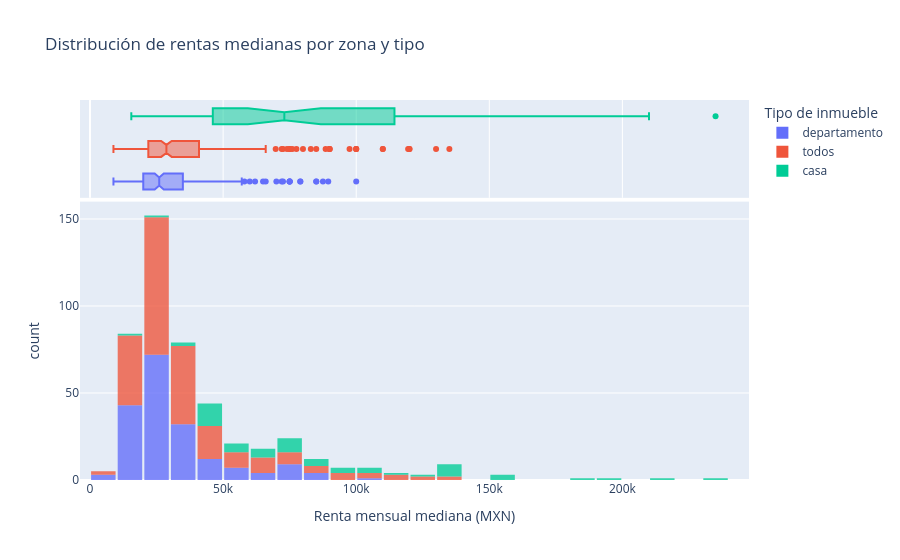
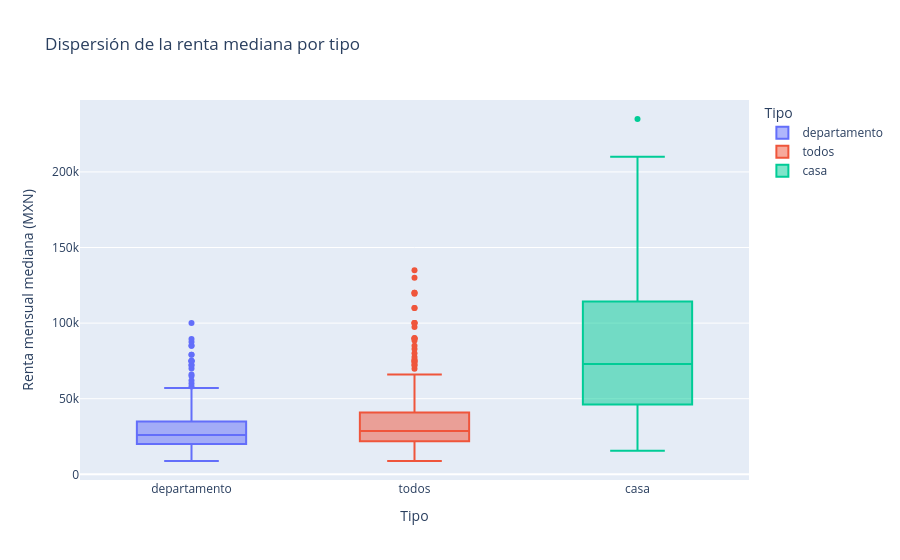
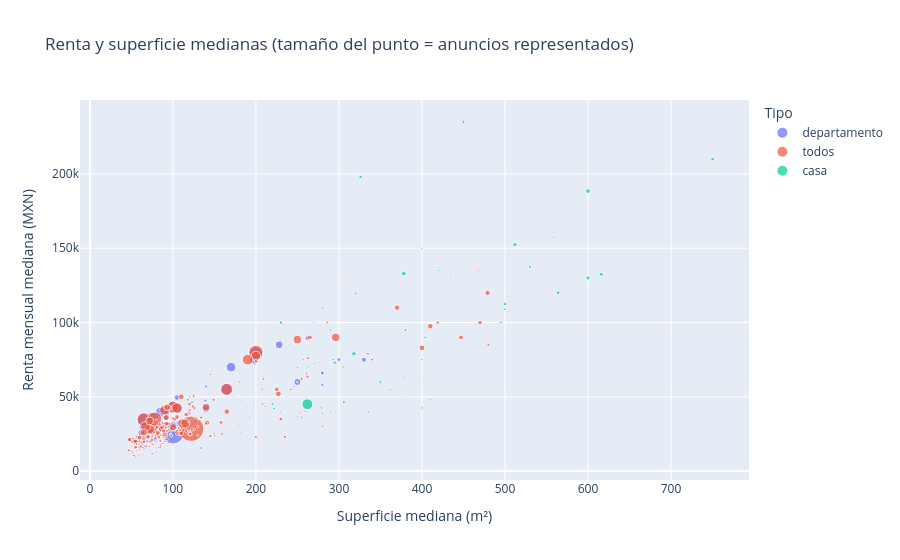
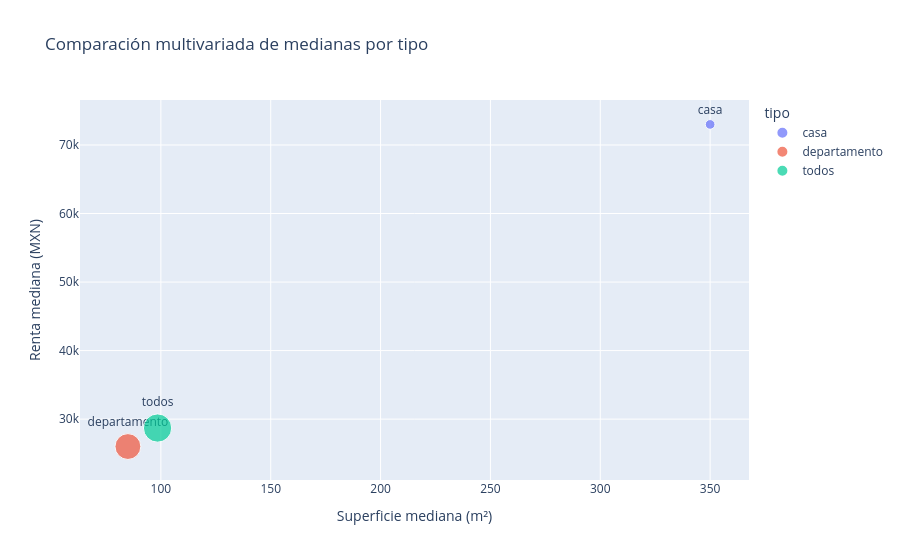

These figures' notebook cell, in order:
### Markdown cell above
## 4. Visualizaciones EDA

Los gráficos son interactivos (hover, zoom y leyendas). La distribución y los diagramas de caja muestran dispersión; el scatter compara medianas de zona y tipo. No se interpretan como relaciones causales.

### Code cell
if not filtered.empty:
    fig = px.histogram(filtered, x='mediana', color='tipo', nbins=30, marginal='box',
        title='Distribución de rentas medianas por zona y tipo', labels={'mediana':'Renta mensual mediana (MXN)','count':'Número de celdas','tipo':'Tipo'}, opacity=.78)
    fig.update_layout(bargap=.08, legend_title_text='Tipo de inmueble'); fig.show()

    fig = px.box(filtered, x='tipo', y='mediana', points='outliers', color='tipo',
        title='Dispersión de la renta mediana por tipo', labels={'tipo':'Tipo','mediana':'Renta mensual mediana (MXN)'}, hover_data=['zona','avisos','mediana_area_m2'])
    fig.show()

    fig = px.scatter(filtered, x='mediana_area_m2', y='mediana', color='tipo', size='avisos', size_max=18,
        hover_name='zona', hover_data={'avisos':True,'p25':True,'p75':True,'mediana_area_m2':':.1f'},
        title='Renta y superficie medianas (tamaño del punto = anuncios representados)',
        labels={'mediana_area_m2':'Superficie mediana (m²)','mediana':'Renta mensual mediana (MXN)','tipo':'Tipo'})
    fig.show()

    by_type = filtered.groupby('tipo',as_index=False).agg(renta=('mediana','median'), superficie=('mediana_area_m2','median'), avisos=('avisos','sum'))
    fig = px.scatter(by_type, x='superficie', y='renta', size='avisos', color='tipo', text='tipo',
        title='Comparación multivariada de medianas por tipo', labels={'superficie':'Superficie mediana (m²)','renta':'Renta mediana (MXN)','avisos':'Anuncios'})
    fig.update_traces(textposition='top center'); fig.show()

### Figure 1 — Plotly figure (JSON) as saved in the notebook; plotly's stock layout.template omitted (floating-point values rounded to 4 significant figures; data arrays with more than 128 entries replaced by an {"elided": "..."} marker saying what was removed)
{"data": [{"bingroup": "x", "hovertemplate": "Tipo=departamento<br>Renta mensual mediana (MXN)=%{x}<br>count=%{y}<extra></extra>", "legendgroup": "departamento", "marker": {"color": "#636efa", "opacity": 0.78, "pattern": {"shape": ""}}, "name": "departamento", "nbinsx": 30, "orientation": "v", "showlegend": true, "type": "histogram", "x": {"elided": "187 int values"}, "xaxis": "x", "yaxis": "y"}, {"hovertemplate": "Tipo=departamento<br>Renta mensual mediana (MXN)=%{x}<extra></extra>", "legendgroup": "departamento", "marker": {"color": "#636efa"}, "name": "departamento", "notched": true, "showlegend": false, "type": "box", "x": {"elided": "187 int values"}, "xaxis": "x2", "yaxis": "y2"}, {"bingroup": "x", "hovertemplate": "Tipo=todos<br>Renta mensual mediana (MXN)=%{x}<br>count=%{y}<extra></extra>", "legendgroup": "todos", "marker": {"color": "#EF553B", "opacity": 0.78, "pattern": {"shape": ""}}, "name": "todos", "nbinsx": 30, "orientation": "v", "showlegend": true, "type": "histogram", "x": {"elided": "228 int values"}, "xaxis": "x", "yaxis": "y"}, {"hovertemplate": "Tipo=todos<br>Renta mensual mediana (MXN)=%{x}<extra></extra>", "legendgroup": "todos", "marker": {"color": "#EF553B"}, "name": "todos", "notched": true, "showlegend": false, "type": "box", "x": {"elided": "228 int values"}, "xaxis": "x2", "yaxis": "y2"}, {"bingroup": "x", "hovertemplate": "Tipo=casa<br>Renta mensual mediana (MXN)=%{x}<br>count=%{y}<extra></extra>", "legendgroup": "casa", "marker": {"color": "#00cc96", "opacity": 0.78, "pattern": {"shape": ""}}, "name": "casa", "nbinsx": 30, "orientation": "v", "showlegend": true, "type": "histogram", "x": [152500, 68000, 73000, 130000, 132500, 137500, 45000, 73000, 15510, 45000, 60000, 36250, 95000, 45000, 77500, 79000, 70000, 70000, 90000, 75000, 80000, 44250, 130000, 157500, 120000, 112500, 63750, 50000, 85500, 188500, 210000, 41000, 82500, 55000, 52800, 80000, 60000, 42000, 130000, 198000, 235000, 150000, 133000, 50000, 100000, 60000, 40000, 100000, 95000, 108950, 46500, 75000, 42500, 135000, 26000, 42500, 40000, 43500, 54684, 48000, 36650], "xaxis": "x", "yaxis": "y"}, {"hovertemplate": "Tipo=casa<br>Renta mensual mediana (MXN)=%{x}<extra></extra>", "legendgroup": "casa", "marker": {"color": "#00cc96"}, "name": "casa", "notched": true, "showlegend": false, "type": "box", "x": [152500, 68000, 73000, 130000, 132500, 137500, 45000, 73000, 15510, 45000, 60000, 36250, 95000, 45000, 77500, 79000, 70000, 70000, 90000, 75000, 80000, 44250, 130000, 157500, 120000, 112500, 63750, 50000, 85500, 188500, 210000, 41000, 82500, 55000, 52800, 80000, 60000, 42000, 130000, 198000, 235000, 150000, 133000, 50000, 100000, 60000, 40000, 100000, 95000, 108950, 46500, 75000, 42500, 135000, 26000, 42500, 40000, 43500, 54684, 48000, 36650], "xaxis": "x2", "yaxis": "y2"}], "layout": {"bargap": 0.08, "barmode": "relative", "legend": {"title": {"text": "Tipo de inmueble"}, "tracegroupgap": 0}, "title": {"text": "Distribución de rentas medianas por zona y tipo"}, "xaxis": {"anchor": "y", "domain": [0.0, 1.0], "title": {"text": "Renta mensual mediana (MXN)"}}, "xaxis2": {"anchor": "y2", "domain": [0.0, 1.0], "matches": "x", "showgrid": true, "showticklabels": false}, "yaxis": {"anchor": "x", "domain": [0.0, 0.7326], "title": {"text": "count"}}, "yaxis2": {"anchor": "x2", "domain": [0.7426, 1.0], "matches": "y2", "showgrid": false, "showline": false, "showticklabels": false, "ticks": ""}}}

### Figure 2 — Plotly figure (JSON) as saved in the notebook; plotly's stock layout.template omitted (floating-point values rounded to 4 significant figures; data arrays with more than 128 entries replaced by an {"elided": "..."} marker saying what was removed)
{"data": [{"alignmentgroup": "True", "boxpoints": "outliers", "customdata": {"elided": "187x3 mixed values"}, "hovertemplate": "Tipo=%{x}<br>Renta mensual mediana (MXN)=%{y}<br>zona=%{customdata[0]}<br>avisos=%{customdata[1]}<br>mediana_area_m2=%{customdata[2]}<extra></extra>", "legendgroup": "departamento", "marker": {"color": "#636efa"}, "name": "departamento", "notched": false, "offsetgroup": "departamento", "orientation": "v", "showlegend": true, "type": "box", "x": {"elided": "187 str values"}, "x0": " ", "xaxis": "x", "y": {"elided": "187 int values"}, "y0": " ", "yaxis": "y"}, {"alignmentgroup": "True", "boxpoints": "outliers", "customdata": {"elided": "228x3 mixed values"}, "hovertemplate": "Tipo=%{x}<br>Renta mensual mediana (MXN)=%{y}<br>zona=%{customdata[0]}<br>avisos=%{customdata[1]}<br>mediana_area_m2=%{customdata[2]}<extra></extra>", "legendgroup": "todos", "marker": {"color": "#EF553B"}, "name": "todos", "notched": false, "offsetgroup": "todos", "orientation": "v", "showlegend": true, "type": "box", "x": {"elided": "228 str values"}, "x0": " ", "xaxis": "x", "y": {"elided": "228 int values"}, "y0": " ", "yaxis": "y"}, {"alignmentgroup": "True", "boxpoints": "outliers", "customdata": {"elided": "61x3 mixed values"}, "hovertemplate": "Tipo=%{x}<br>Renta mensual mediana (MXN)=%{y}<br>zona=%{customdata[0]}<br>avisos=%{customdata[1]}<br>mediana_area_m2=%{customdata[2]}<extra></extra>", "legendgroup": "casa", "marker": {"color": "#00cc96"}, "name": "casa", "notched": false, "offsetgroup": "casa", "orientation": "v", "showlegend": true, "type": "box", "x": ["casa", "casa", "casa", "casa", "casa", "casa", "casa", "casa", "casa", "casa", "casa", "casa", "casa", "casa", "casa", "casa", "casa", "casa", "casa", "casa", "casa", "casa", "casa", "casa", "casa", "casa", "casa", "casa", "casa", "casa", "casa", "casa", "casa", "casa", "casa", "casa", "casa", "casa", "casa", "casa", "casa", "casa", "casa", "casa", "casa", "casa", "casa", "casa", "casa", "casa", "casa", "casa", "casa", "casa", "casa", "casa", "casa", "casa", "casa", "casa", "casa"], "x0": " ", "xaxis": "x", "y": [152500, 68000, 73000, 130000, 132500, 137500, 45000, 73000, 15510, 45000, 60000, 36250, 95000, 45000, 77500, 79000, 70000, 70000, 90000, 75000, 80000, 44250, 130000, 157500, 120000, 112500, 63750, 50000, 85500, 188500, 210000, 41000, 82500, 55000, 52800, 80000, 60000, 42000, 130000, 198000, 235000, 150000, 133000, 50000, 100000, 60000, 40000, 100000, 95000, 108950, 46500, 75000, 42500, 135000, 26000, 42500, 40000, 43500, 54684, 48000, 36650], "y0": " ", "yaxis": "y"}], "layout": {"boxmode": "overlay", "legend": {"title": {"text": "Tipo"}, "tracegroupgap": 0}, "title": {"text": "Dispersión de la renta mediana por tipo"}, "xaxis": {"anchor": "y", "categoryarray": ["departamento", "todos", "casa"], "categoryorder": "array", "domain": [0.0, 1.0], "title": {"text": "Tipo"}}, "yaxis": {"anchor": "x", "domain": [0.0, 1.0], "title": {"text": "Renta mensual mediana (MXN)"}}}}

### Figure 3 — Plotly figure (JSON) as saved in the notebook; plotly's stock layout.template omitted (floating-point values rounded to 4 significant figures; data arrays with more than 128 entries replaced by an {"elided": "..."} marker saying what was removed)
{"data": [{"customdata": {"elided": "187x3 int values"}, "hovertemplate": "<b>%{hovertext}</b><br><br>Tipo=departamento<br>Superficie mediana (m²)=%{x:.1f}<br>Renta mensual mediana (MXN)=%{y}<br>avisos=%{customdata[0]}<br>p25=%{customdata[1]}<br>p75=%{customdata[2]}<extra></extra>", "hovertext": {"elided": "187 str values"}, "legendgroup": "departamento", "marker": {"color": "#636efa", "size": {"elided": "187 int values"}, "sizemode": "area", "sizeref": 3.151, "symbol": "circle"}, "mode": "markers", "name": "departamento", "orientation": "v", "showlegend": true, "type": "scatter", "x": {"elided": "187 float values"}, "xaxis": "x", "y": {"elided": "187 int values"}, "yaxis": "y"}, {"customdata": {"elided": "228x3 int values"}, "hovertemplate": "<b>%{hovertext}</b><br><br>Tipo=todos<br>Superficie mediana (m²)=%{x:.1f}<br>Renta mensual mediana (MXN)=%{y}<br>avisos=%{customdata[0]}<br>p25=%{customdata[1]}<br>p75=%{customdata[2]}<extra></extra>", "hovertext": {"elided": "228 str values"}, "legendgroup": "todos", "marker": {"color": "#EF553B", "size": {"elided": "228 int values"}, "sizemode": "area", "sizeref": 3.151, "symbol": "circle"}, "mode": "markers", "name": "todos", "orientation": "v", "showlegend": true, "type": "scatter", "x": {"elided": "228 float values"}, "xaxis": "x", "y": {"elided": "228 int values"}, "yaxis": "y"}, {"customdata": {"elided": "61x3 int values"}, "hovertemplate": "<b>%{hovertext}</b><br><br>Tipo=casa<br>Superficie mediana (m²)=%{x:.1f}<br>Renta mensual mediana (MXN)=%{y}<br>avisos=%{customdata[0]}<br>p25=%{customdata[1]}<br>p75=%{customdata[2]}<extra></extra>", "hovertext": ["Anzures", "Atlamaya", "Barrio Santa Catarina", "Bosque De Las Lomas", "Bosques de las Lomas", "Bosques De Las Lomas", "Ciudad de México", "Colonia Anzures", "Colonia Cuauhtémoc", "Colonia Del Carmen", "Colonia Del Valle", "Colonia Olivar de los Padres", "Condesa", "Cuajimalpa", "Del Carmen", "Del Valle Centro", "Del Valle Norte", "Del Valle Sur", "Florida", "Fuentes del Pedregal", "Guadalupe Inn", "Héroes De Padierna", "Insurgentes San Borja", "Jardines del Pedregal", "Jardines Del Pedregal", "Jardines En La Montaña", "Las Águilas", "Lindavista Norte", "Lomas de Bezares", "Lomas de Chapultepec", "Lomas De Chapultepec", "Lomas de Tarango", "Lomas De Vista Hermosa", "Lomas Quebradas", "Los Alpes", "Narvarte Oriente", "Narvarte Poniente", "Olivar De Los Padres", "Polanco I Sección", "Polanco III Sección", "Polanco IV Sección", "Polanco V Sección", "Polanco", "Reforma Social", "Roma Norte", "Roma Sur", "San Andrés Totoltepec", "San Angel Inn", "San Angel", "San Bartolo Ameyalco", "San Jerónimo Lídice", "San Miguel Chapultepec", "San Nicolás Totolapan", "San Rafael", "Santa María Tepepan", "Santa Rosa Xochiac", "Tetelpan", "Tlalpan Centro", "Tlalpuente", "Toriello Guerra", "Villa Verdún"], "legendgroup": "casa", "marker": {"color": "#00cc96", "size": [28, 6, 7, 28, 24, 16, 190, 19, 14, 7, 5, 10, 11, 13, 6, 31, 9, 10, 10, 9, 6, 6, 5, 10, 24, 22, 6, 5, 6, 36, 21, 6, 6, 9, 5, 5, 15, 12, 9, 19, 18, 8, 33, 5, 20, 9, 10, 14, 15, 12, 16, 8, 7, 8, 5, 10, 7, 8, 5, 9, 6], "sizemode": "area", "sizeref": 3.151, "symbol": "circle"}, "mode": "markers", "name": "casa", "orientation": "v", "showlegend": true, "type": "scatter", "x": [512.0, 393.0, 276.0, 600.0, 616.0, 530.0, 262.0, 295.0, 134.0, 242.0, 250.0, 255.0, 290.0, 220.0, 316.0, 318.0, 263.0, 305.0, 404.0, 400.0, 385.0, 304.0, 320.0, 559.0, 564.0, 500.0, 378.0, 380.0, 470.0, 600.0, 750.0, 250.0, 578.0, 362.0, 270.0, 370.0, 350.0, 222.0, 434.0, 326.0, 450.0, 400.0, 378.0, 236.0, 230.0, 180.0, 336.0, 495.0, 380.0, 500.0, 306.0, 257.0, 319.0, 420.0, 164.0, 400.0, 290.0, 211.0, 350.0, 410.0, 250.0], "xaxis": "x", "y": [152500, 68000, 73000, 130000, 132500, 137500, 45000, 73000, 15510, 45000, 60000, 36250, 95000, 45000, 77500, 79000, 70000, 70000, 90000, 75000, 80000, 44250, 130000, 157500, 120000, 112500, 63750, 50000, 85500, 188500, 210000, 41000, 82500, 55000, 52800, 80000, 60000, 42000, 130000, 198000, 235000, 150000, 133000, 50000, 100000, 60000, 40000, 100000, 95000, 108950, 46500, 75000, 42500, 135000, 26000, 42500, 40000, 43500, 54684, 48000, 36650], "yaxis": "y"}], "layout": {"legend": {"itemsizing": "constant", "title": {"text": "Tipo"}, "tracegroupgap": 0}, "title": {"text": "Renta y superficie medianas (tamaño del punto = anuncios representados)"}, "xaxis": {"anchor": "y", "domain": [0.0, 1.0], "title": {"text": "Superficie mediana (m²)"}}, "yaxis": {"anchor": "x", "domain": [0.0, 1.0], "title": {"text": "Renta mensual mediana (MXN)"}}}}

### Figure 4 — Plotly figure (JSON) as saved in the notebook; plotly's stock layout.template omitted (floating-point values rounded to 4 significant figures)
{"data": [{"hovertemplate": "tipo=%{text}<br>Superficie mediana (m²)=%{x}<br>Renta mediana (MXN)=%{y}<br>Anuncios=%{marker.size}<extra></extra>", "legendgroup": "casa", "marker": {"color": "#636efa", "size": [919], "sizemode": "area", "sizeref": 19.6, "symbol": "circle"}, "mode": "markers+text", "name": "casa", "orientation": "v", "showlegend": true, "text": ["casa"], "textposition": "top center", "type": "scatter", "x": [350.0], "xaxis": "x", "y": [73000.0], "yaxis": "y"}, {"hovertemplate": "tipo=%{text}<br>Superficie mediana (m²)=%{x}<br>Renta mediana (MXN)=%{y}<br>Anuncios=%{marker.size}<extra></extra>", "legendgroup": "departamento", "marker": {"color": "#EF553B", "size": [6556], "sizemode": "area", "sizeref": 19.6, "symbol": "circle"}, "mode": "markers+text", "name": "departamento", "orientation": "v", "showlegend": true, "text": ["departamento"], "textposition": "top center", "type": "scatter", "x": [85.0], "xaxis": "x", "y": [26000.0], "yaxis": "y"}, {"hovertemplate": "tipo=%{text}<br>Superficie mediana (m²)=%{x}<br>Renta mediana (MXN)=%{y}<br>Anuncios=%{marker.size}<extra></extra>", "legendgroup": "todos", "marker": {"color": "#00cc96", "size": [7839], "sizemode": "area", "sizeref": 19.6, "symbol": "circle"}, "mode": "markers+text", "name": "todos", "orientation": "v", "showlegend": true, "text": ["todos"], "textposition": "top center", "type": "scatter", "x": [98.5], "xaxis": "x", "y": [28700.0], "yaxis": "y"}], "layout": {"legend": {"itemsizing": "constant", "title": {"text": "tipo"}, "tracegroupgap": 0}, "title": {"text": "Comparación multivariada de medianas por tipo"}, "xaxis": {"anchor": "y", "domain": [0.0, 1.0], "title": {"text": "Superficie mediana (m²)"}}, "yaxis": {"anchor": "x", "domain": [0.0, 1.0], "title": {"text": "Renta mediana (MXN)"}}}}
